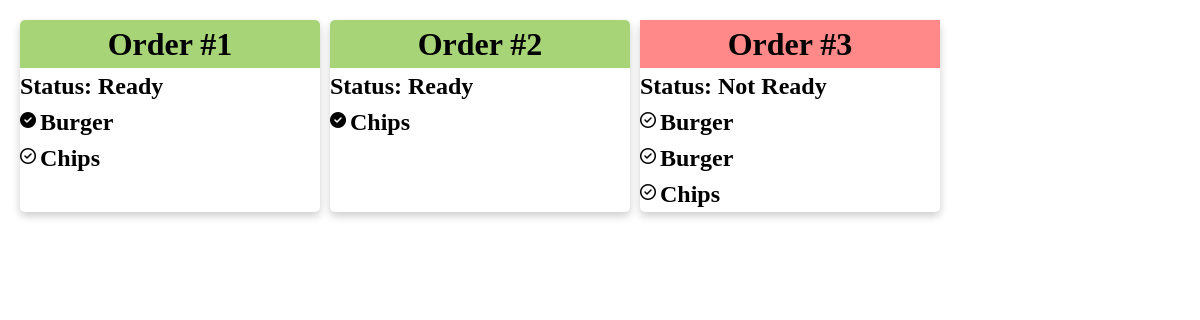
/kitchen_screen, run on an earlier commit of the app's database.
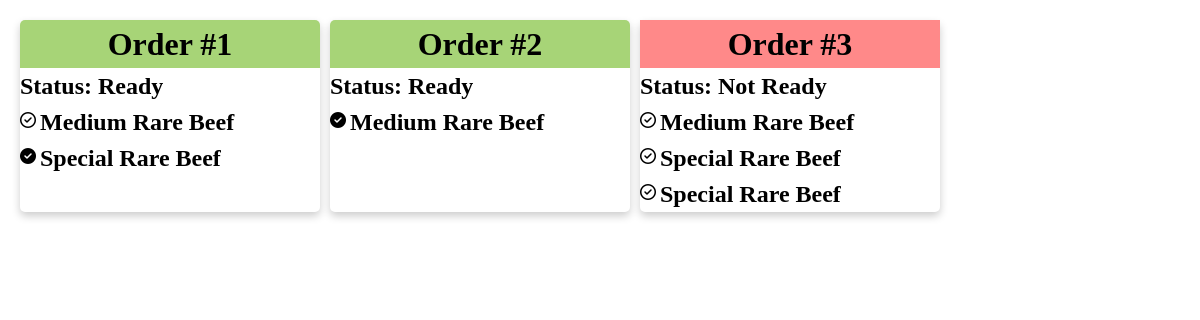
And on a later commit of the database.
### tables this page shows
CREATE TABLE SaleItem (sale_id INTEGER REFERENCES Sales (id), item_id REFERENCES Items (id), status INTEGER);

CREATE TABLE Items (id INTEGER PRIMARY KEY, name TEXT, price REAL, category INTEGER REFERENCES Categories (id));

CREATE TABLE Sales (id INTEGER PRIMARY KEY, number INTEGER, status INTEGER);

### app.py (the view)
@app.route("/kitchen_screen")
def kitchen_screen():
    sqlquery = """SELECT
        Sales.number AS sale_number,
        Sales.status AS sale_status,
        Items.name AS item_name,
        SaleItem.status AS item_status
    FROM Sales
    JOIN SaleItem ON Sales.id = SaleItem.sale_id
    JOIN Items ON SaleItem.item_id = Items.id
    ORDER BY Sales.number, Items.name;"""
    results = query_db(sqlquery)
    grouped_sales = {}
    for row in results:
        sale_num = row["sale_number"]
        if sale_num not in grouped_sales:
            grouped_sales[sale_num] = {
                "status" : row["sale_status"],
                "items" : []
            }
        grouped_sales[sale_num]["items"].append({
            "name": row["item_name"],
            "status": row["item_status"]
        })
    return render_template("kitchen_screen.html", sales=grouped_sales)

### app.py (called while the page is built)
def get_db():
    db = getattr(g, '_database', None)
    if db is None:
        db = g._database = sqlite3.connect(DATABASE)
        db.row_factory = sqlite3.Row
    return db

@app.teardown_appcontext
def close_connection(exception):
    db = getattr(g, '_database', None)
    if db is not None:
        db.close()

def query_db(query, args=(), one=False, commit=False):
    cur = get_db().execute(query, args)
    if commit:
        get_db().commit()
        lastrowid = cur.lastrowid
        cur.close()
        return lastrowid
    else:
        rv = cur.fetchall()
        cur.close()
        return (rv[0] if rv else None) if one else rv

### templates/kitchen_screen.html (shortened to what this page needs)
<!DOCTYPE html>
<html lang="en">
<head>
    <link rel="stylesheet" href="{{ url_for('static', filename='kitchenstyle.css') }}">
</head>
<body>
    <div class="page-wrapper">
        <div class="container">
            {% for sale_num, details in sales.items() %}
                <div class="card">
                    {% if details.status is none %}
                        <div class="card-header">
                            <h1>Order #{{ sale_num }}</h1>
                        </div>
                        <h2>Status: Not Ready</h2>
                    {% else %}
                        <div class="ready-card-header">
                            <h1>Order #{{ sale_num }}</h1>
                        </div>
                        <h2>Status: Ready</h2>
                    {% endif %}
                    {% for item in details['items'] %}
                        {% if item['status'] is none %}
                            <i class="fa-regular fa-circle-check"></i>
                            <h2 style="display: inline-block; vertical-align: middle;">{{ item['name'] }}</h2>
                            <br>
                        {% else %}
                            <i class="fa-solid fa-circle-check"></i>
                            <h2 style="display: inline-block; vertical-align: middle;">{{ item['name'] }}</h2>
                            <br>
                        {% endif %}
                    {% endfor %}
                </div>
            {% endfor %}
        </div>
    </div>
</body>

What changed in the data, as far as the page shows it:
changed through a linked row, Sales (number 1 of 2 on the later page): name "Chips" → "Medium Rare Beef"; moves up the list
changed through a linked row, SaleItem: name "Burger" → "Special Rare Beef"
changed through a linked row, SaleItem: name "Chips" → "Medium Rare Beef"
changed through a linked row, Sales: name "Burger" → "Medium Rare Beef"; name "Burger" → "Special Rare Beef"; name "Chips" → "Special Rare Beef"
